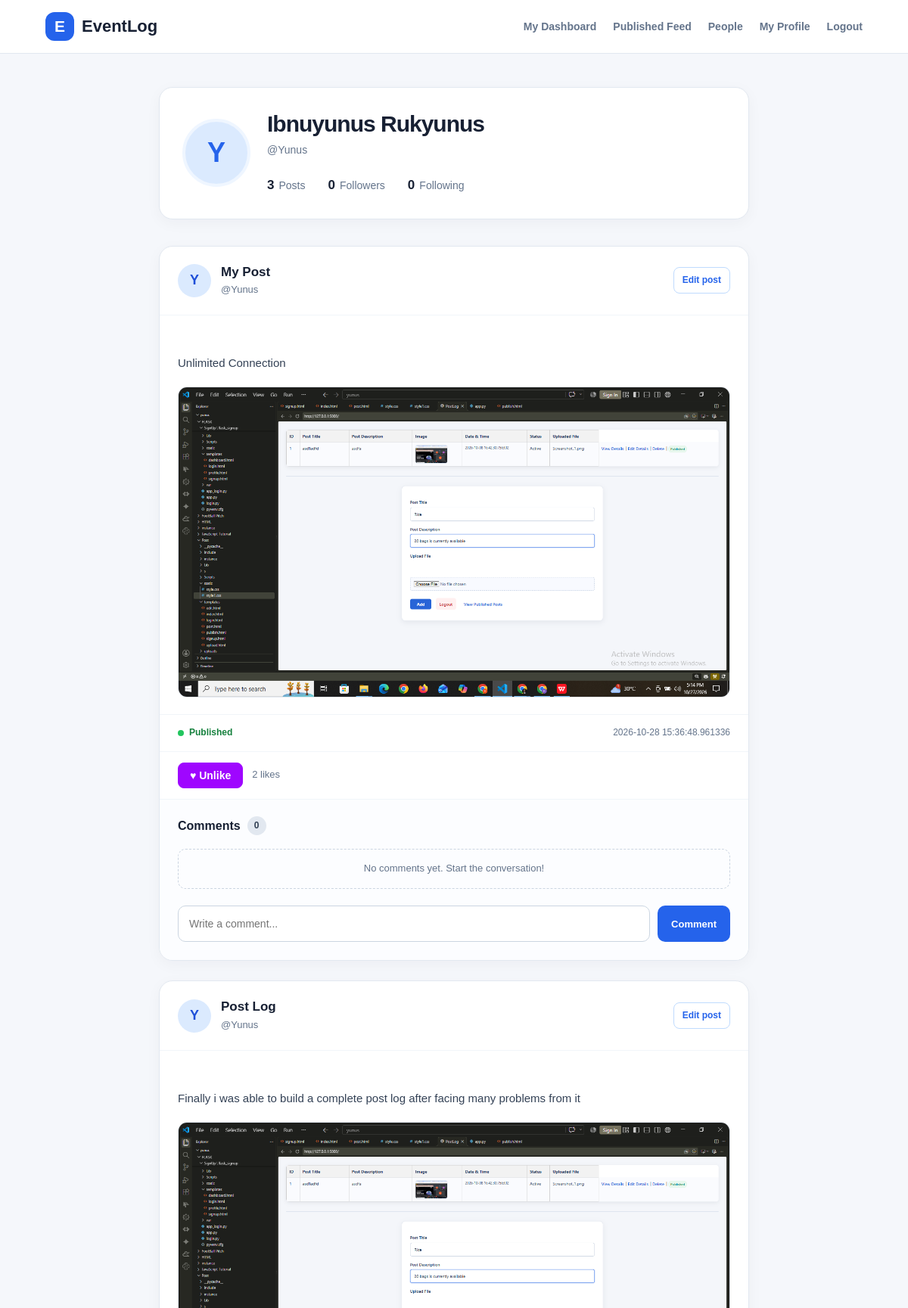
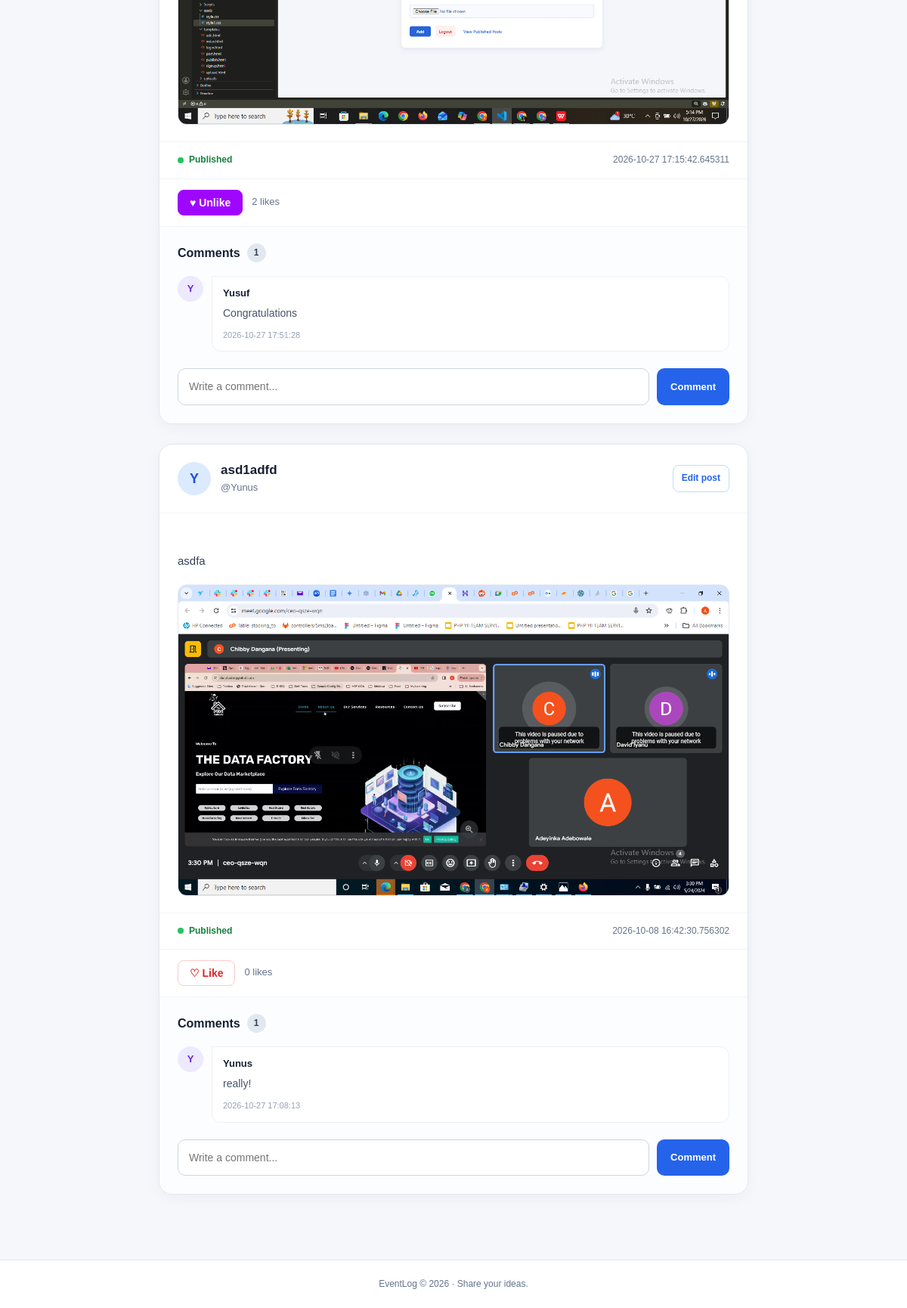
Screenshot of /profile/Yunus (signed in) with the database file from the repository (2 pictures, top to bottom).
### app.py (models this page shows)
    class User(db.Model, UserMixin):
        id = mapped_column(db.Integer, primary_key=True)
        Firstname = mapped_column(db.String)
        Lastname = mapped_column(db.String)
        Username = mapped_column(db.String, unique=True, nullable=False)
        Email = mapped_column(db.String)
        Password = mapped_column(db.String, nullable=False)
        date = mapped_column(db.String)

    class Post(db.Model):
        id = mapped_column(db.Integer, primary_key=True)
        title = mapped_column(db.String)
        description = mapped_column(db.String)
        date = mapped_column(db.String)
        status = mapped_column(db.String)
        upload = mapped_column(db.String)
        published = mapped_column(db.Boolean, default=False)
        user_id = mapped_column(db.Integer, db.ForeignKey('user.id'), nullable=False)

    class Comment(db.Model):
        id = mapped_column(db.Integer, primary_key=True)
        content = mapped_column(db.String, nullable=False)
        post_id = mapped_column(db.Integer, db.ForeignKey('post.id'), nullable=False)
        user_id = mapped_column( db.Integer, db.ForeignKey('user.id'), nullable=False)
        date = mapped_column(db.String)

### app.py (the view)
    @app.route('/profile/<username>')
    @login_required
    def profile(username):
        person = User.query.filter_by(Username=username).first_or_404()
        followers_count = Follow.query.filter_by(
            following_id=person.id
        ).count()
        following_count = Follow.query.filter_by(
            follower_id=person.id
        ).count()
        is_following = Follow.query.filter_by(
            follower_id=current_user.id,
            following_id=person.id
        ).first() is not None
        user_posts = Post.query.filter_by(
            user_id=person.id,
            published=True,
            status="Active"
        ).order_by(Post.date.desc()).all()
        post_ids = [post.id for post in user_posts]
        if post_ids:
            comments = Comment.query.filter(
                Comment.post_id.in_(post_ids)
            ).all()
        else:
            comments = []
        users = User.query.all()
        comment_usernames = {
            user.id: user.Username for user in users
        }
        like_counts = {post_id: 0 for post_id in post_ids}
        if post_ids:
            like_rows = db.session.execute(
                db.select(
                    Like.post_id,
                    db.func.count(Like.id)
                )
                .where(Like.post_id.in_(post_ids))
                .group_by(Like.post_id)
            ).all()
            for post_id, count in like_rows:
                like_counts[post_id] = count
            liked_post_ids = set(
                db.session.execute(
                    db.select(Like.post_id).where(
                        Like.user_id == current_user.id,
                        Like.post_id.in_(post_ids)
                    )
                ).scalars().all()
            )
        else:
            liked_post_ids = set()
        rows = [(post, person) for post in user_posts]
        return render_template(
            'profile.html',
            person=person,
            rows=rows,
            comments=comments,
            comment_usernames=comment_usernames,
            like_counts=like_counts,
            liked_post_ids=liked_post_ids,
            is_following=is_following,
            followers_count=followers_count,
            following_count=following_count
        )

### templates/profile.html (shortened to what this page needs)
<!DOCTYPE html>
<html lang="en">
<head>
    <link rel="stylesheet" href="{{ url_for('static', filename='published.css') }}">
</head>
<body class="published-page">
    <header class="pub-header">
        <a href="{{ url_for('home') }}" class="pub-brand">
            <span class="pub-brand-icon">E</span>
            <span>EventLog</span>
        </a>
        <nav class="pub-nav">
            <a href="{{ url_for('home') }}" class="pub-nav-link">My Dashboard</a>
            <a href="{{ url_for('published_posts') }}" class="pub-nav-link">Published Feed</a>
            <a href="{{ url_for('people') }}" class="pub-nav-link">People</a>
            <a href="{{ url_for('profile', username=current_user.Username) }}"
               class="pub-nav-link">My Profile</a>
            <a href="{{ url_for('logout') }}" class="pub-nav-link">Logout</a>
        </nav>
    </header>
    <main class="pub-main">
        <section class="pub-intro profile-intro">
            <div class="profile-layout">
                <div class="profile-avatar">
                    {{ (person.Username or 'U')[0]|upper }}
                </div>
                <div class="profile-details">
                    <div class="profile-name-row">
                        <div class="profile-identity">
                            <h1>{{ person.Firstname }} {{ person.Lastname }}</h1>
                            <p class="profile-username">@{{ person.Username }}</p>
                        </div>
                    </div>
                    <div class="profile-stats">
                        <div class="profile-stat">
                            <strong>{{ rows|length }}</strong>
                            <span>Posts</span>
                        </div>
                        <div class="profile-stat">
                            <strong>{{ followers_count }}</strong>
                            <span>Followers</span>
                        </div>
                        <div class="profile-stat">
                            <strong>{{ following_count }}</strong>
                            <span>Following</span>
                        </div>
                    </div>
                </div>
            </div>
        </section>
        <section class="pub-feed">
            {% for post, author in rows %}
                <article class="pub-post-card">
                    <div class="pub-post-header">
                        <div class="pub-avatar">
                            {{ (author.Username or 'U')[0]|upper }}
                        </div>
                        <div class="pub-author-info">
                            <h2>{{ post.title }}</h2>
                            <p class="pub-author-name">
                                @{{ author.Username }}
                            </p>
                        </div>
                        {% if post.user_id == current_user.id %}
                            <a href="{{ url_for('edit', id=post.id) }}"
                               class="pub-edit-link">
                                Edit post
                            </a>
                        {% endif %}
                    </div>
                    <div class="pub-post-content">
                        <p class="pub-description">
                            {{ post.description }}
                        </p>
                        {% if post.upload %}
                            <div class="pub-media">
                                {% set extension = post.upload.rsplit('.', 1)[-1].lower() %}
                                {% if extension in ['png', 'jpg', 'jpeg', 'gif'] %}
                                    <img
                                        src="{{ url_for('uploaded_file', filename=post.upload) }}"
                                        alt="Image attached to {{ post.title }}"
                                        loading="lazy">
                                {% endif %}
                            </div>
                        {% endif %}
                    </div>
                    <div class="pub-post-meta">
                        <span class="pub-published-label">
                            <span class="pub-status-dot"></span>
                            Published
                        </span>
                        <span class="pub-post-date">
                            {{ post.date }}
                        </span>
                    </div>
                    <div class="pub-like-section">
                        <form method="POST"
                              action="{{ url_for('toggle_like', id=post.id) }}">
                            {% if post.id in liked_post_ids %}
                                <button type="submit"
                                        class="pub-like-btn pub-liked">
                                    ♥ Unlike
                                </button>
                            {% else %}
                                <button type="submit"
                                        class="pub-like-btn">
                                    ♡ Like
                                </button>
                            {% endif %}
                        </form>
                        <span class="pub-like-count">
                            {{ like_counts.get(post.id, 0) }}
                            {% if like_counts.get(post.id, 0) == 1 %}
                                like
                            {% else %}
                                likes
                            {% endif %}
                        </span>
                    </div>
                    <section class="pub-comments">
                        {% set post_comments = comments
                            | selectattr('post_id', 'equalto', post.id)
                            | list %}
                        <div class="pub-comments-heading">
                            <h3>Comments</h3>
                            <span class="pub-comment-count">
                                {{ post_comments|length }}
                            </span>
                        </div>
                        <div class="pub-comment-list">
                            {% for comment in post_comments %}
                                <div class="pub-comment">
                                    <div class="pub-comment-avatar">
                                        {{ (comment_usernames.get(comment.user_id, 'Unknown user'))[0]|upper }}
                                    </div>
                                    <div class="pub-comment-body">
                                        <strong class="pub-comment-author">
                                            {{ comment_usernames.get(comment.user_id, 'Unknown user') }}
                                        </strong>
                                        <p>{{ comment.content }}</p>
                                        <small>{{ comment.date }}</small>
                                    </div>
                                </div>
                            {% else %}
                                <p class="pub-no-comments">
                                    No comments yet. Start the conversation!
                                </p>
                            {% endfor %}
                        </div>
                        <form class="pub-comment-form"
                              method="POST"
                              action="{{ url_for('add_comment', id=post.id) }}">
                            <input
                                type="text"
                                name="content"
                                maxlength="2000"
                                placeholder="Write a comment..."
                                aria-label="Write a comment"
                                required>
                            <button type="submit">Comment</button>
                        </form>
                    </section>
                </article>
            {% endfor %}
        </section>
    </main>
    <footer class="pub-footer">
        <p>EventLog &copy; 2026 · Share your ideas.</p>
    </footer>
</body>
</html>

### rows the page displays
User: Username "Y", Firstname "Ibnuyunus", Lastname "Rukyunus", Username "Yunus", get "Yunus"
Post: title "My Post", Username "Yunus", description "Unlimited Connection", upload (picture), date "2026-10-28 15:36:48.961336", shows "♥ Unlike", get "2", shows "likes", post_comments "0"
Post: title "Post Log", Username "Yunus", description "Finally i was able to build a complete post log after facing many problems from it", upload (picture), date "2026-10-27 17:15:42.645311", shows "♥ Unlike", get "2", shows "likes", post_comments "1"
Comment: content "Congratulations", date "2026-10-27 17:51:28"
User: Username "Y", get "Yusuf"
Post: title "asd1adfd", Username "Yunus", description "asdfa", upload (picture), date "2026-10-08 16:42:30.756302", shows "♡ Like", get "0", shows "likes", post_comments "1"
Comment: content "really!", date "2026-10-27 17:08:13"

### other values shown
{{ rows|length }} "3"
{{ followers_count }} "0"
{{ following_count }} "0"
